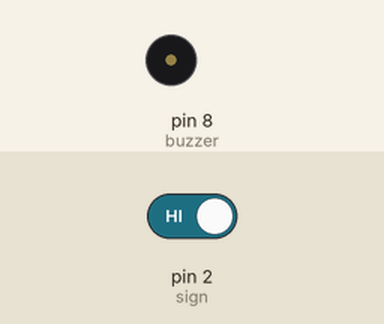
This sketch was run on a simulated Arduino Uno, built with avr-gcc and run on an emulated ATmega328P. Shown: buzzer (waves = sounding). Inputs (shaded band) come from the test bench; at power-on: pin 2 (sign) HIGH.

Above: at 1.2 s.
1.3 s: pin 2 (sign) driven LOW
At 1.4 s:
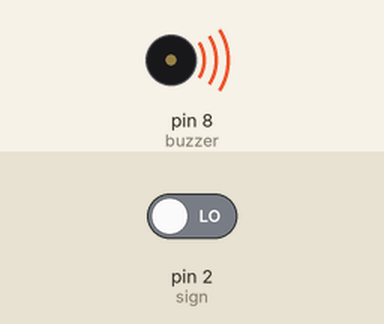
4.3 s: pin 2 (sign) driven HIGH
At 5.7 s:
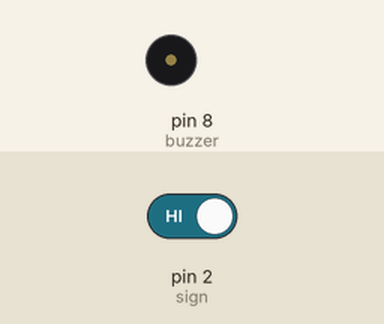
Timing chart, 0 to 7.3 s (numbered marks = the images above; inputs shaded):
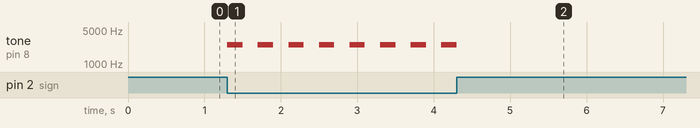

Measured:
- after the input at 1.3 s, tone on pin 8 (buzzer): alternates 2500 Hz for 0.20 s and silent for 0.20 s, starting at once
- after the input at 4.3 s, tone on pin 8 (buzzer): goes on until 4.3 s, then stays silent

The sketch:

BUZZER_TESTER.ino
```cpp
// ////////////////////////////////////////// CODE FOR TESTING PIEZO BUZZER USING IR SENSOR /////////////////////////////////

int buzzer=8;                       //POSITIVE PIN OF BUZZER IS CONNECTED TO PIN 8

int sign=2;                         //VARIABLE TO STORE STATE OF PIN

void setup() {

  pinMode(buzzer,OUTPUT);
  pinMode(sign,INPUT);

}

void loop() {
  int a=digitalRead(sign);
  if(a==0){
      tone(buzzer,2500,200);          //(PIN,FREQUENCY,TIME FOR WHICH BUZZER WILL SOUND)
      delay(400);                     //ACTUAL DELAY IS (400-200)=200ms, THIS PRODUCES A BEAT EFFECT
  }
  else
      digitalWrite(buzzer,LOW);


}
```
